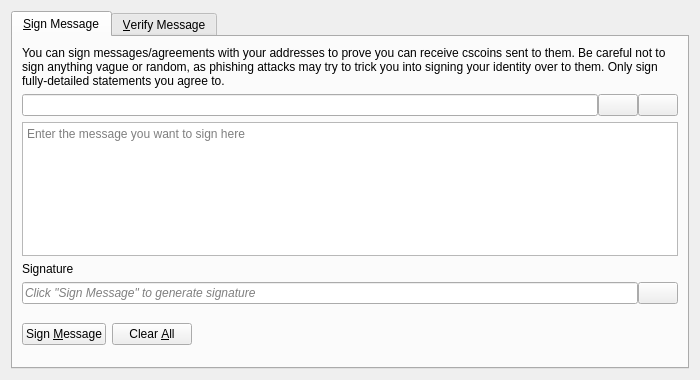
<?xml version="1.0" encoding="UTF-8"?>
<ui version="4.0">
 <class>SignVerifyMessageDialog</class>
 <widget class="QDialog" name="SignVerifyMessageDialog">
  <property name="geometry">
   <rect>
    <x>0</x>
    <y>0</y>
    <width>700</width>
    <height>380</height>
   </rect>
  </property>
  <property name="windowTitle">
   <string>Signatures - Sign / Verify a Message</string>
  </property>
  <property name="modal">
   <bool>true</bool>
  </property>
  <layout class="QVBoxLayout" name="verticalLayout">
   <item>
    <widget class="QTabWidget" name="tabWidget">
     <property name="currentIndex">
      <number>0</number>
     </property>
     <widget class="QWidget" name="tabSignMessage">
      <attribute name="title">
       <string>&amp;Sign Message</string>
      </attribute>
      <layout class="QVBoxLayout" name="verticalLayout_SM">
       <item>
        <widget class="QLabel" name="infoLabel_SM">
         <property name="text">
          <string>You can sign messages/agreements with your addresses to prove you can receive cscoins sent to them. Be careful not to sign anything vague or random, as phishing attacks may try to trick you into signing your identity over to them. Only sign fully-detailed statements you agree to.</string>
         </property>
         <property name="textFormat">
          <enum>Qt::PlainText</enum>
         </property>
         <property name="wordWrap">
          <bool>true</bool>
         </property>
        </widget>
       </item>
       <item>
        <layout class="QHBoxLayout" name="horizontalLayout_1_SM">
         <property name="spacing">
          <number>0</number>
         </property>
         <item>
          <widget class="QValidatedLineEdit" name="addressIn_SM">
           <property name="toolTip">
            <string>The CScoin address to sign the message with</string>
           </property>
          </widget>
         </item>
         <item>
          <widget class="QPushButton" name="addressBookButton_SM">
           <property name="toolTip">
            <string>Choose previously used address</string>
           </property>
           <property name="text">
            <string/>
           </property>
           <property name="icon">
            <iconset resource="../cscoin.qrc">
             <normaloff>:/icons/address-book</normaloff>:/icons/address-book</iconset>
           </property>
           <property name="shortcut">
            <string>Alt+A</string>
           </property>
           <property name="autoDefault">
            <bool>false</bool>
           </property>
          </widget>
         </item>
         <item>
          <widget class="QPushButton" name="pasteButton_SM">
           <property name="toolTip">
            <string>Paste address from clipboard</string>
           </property>
           <property name="text">
            <string/>
           </property>
           <property name="icon">
            <iconset resource="../cscoin.qrc">
             <normaloff>:/icons/editpaste</normaloff>:/icons/editpaste</iconset>
           </property>
           <property name="shortcut">
            <string>Alt+P</string>
           </property>
           <property name="autoDefault">
            <bool>false</bool>
           </property>
          </widget>
         </item>
        </layout>
       </item>
       <item>
        <widget class="QPlainTextEdit" name="messageIn_SM">
         <property name="toolTip">
          <string>Enter the message you want to sign here</string>
         </property>
         <property name="placeholderText">
          <string>Enter the message you want to sign here</string>
         </property>
        </widget>
       </item>
       <item>
        <widget class="QLabel" name="signatureLabel_SM">
         <property name="text">
          <string>Signature</string>
         </property>
         <property name="textFormat">
          <enum>Qt::PlainText</enum>
         </property>
        </widget>
       </item>
       <item>
        <layout class="QHBoxLayout" name="horizontalLayout_2_SM">
         <property name="spacing">
          <number>0</number>
         </property>
         <item>
          <widget class="QLineEdit" name="signatureOut_SM">
           <property name="placeholderText">
            <string>Click "Sign Message" to generate signature</string>
           </property>
           <property name="font">
            <font>
             <italic>true</italic>
            </font>
           </property>
           <property name="readOnly">
            <bool>true</bool>
           </property>
          </widget>
         </item>
         <item>
          <widget class="QPushButton" name="copySignatureButton_SM">
           <property name="toolTip">
            <string>Copy the current signature to the system clipboard</string>
           </property>
           <property name="text">
            <string/>
           </property>
           <property name="icon">
            <iconset resource="../cscoin.qrc">
             <normaloff>:/icons/editcopy</normaloff>:/icons/editcopy</iconset>
           </property>
           <property name="autoDefault">
            <bool>false</bool>
           </property>
          </widget>
         </item>
        </layout>
       </item>
       <item>
        <layout class="QHBoxLayout" name="horizontalLayout_3_SM">
         <item>
          <widget class="QPushButton" name="signMessageButton_SM">
           <property name="toolTip">
            <string>Sign the message to prove you own this CScoin address</string>
           </property>
           <property name="text">
            <string>Sign &amp;Message</string>
           </property>
           <property name="icon">
            <iconset resource="../cscoin.qrc">
             <normaloff>:/icons/edit</normaloff>:/icons/edit</iconset>
           </property>
           <property name="autoDefault">
            <bool>false</bool>
           </property>
          </widget>
         </item>
         <item>
          <widget class="QPushButton" name="clearButton_SM">
           <property name="toolTip">
            <string>Reset all sign message fields</string>
           </property>
           <property name="text">
            <string>Clear &amp;All</string>
           </property>
           <property name="icon">
            <iconset resource="../cscoin.qrc">
             <normaloff>:/icons/remove</normaloff>:/icons/remove</iconset>
           </property>
           <property name="autoDefault">
            <bool>false</bool>
           </property>
          </widget>
         </item>
         <item>
          <spacer name="horizontalSpacer_1_SM">
           <property name="orientation">
            <enum>Qt::Horizontal</enum>
           </property>
           <property name="sizeHint" stdset="0">
            <size>
             <width>40</width>
             <height>48</height>
            </size>
           </property>
          </spacer>
         </item>
         <item>
          <widget class="QLabel" name="statusLabel_SM">
           <property name="font">
            <font>
             <weight>75</weight>
             <bold>true</bold>
            </font>
           </property>
           <property name="text">
            <string/>
           </property>
           <property name="wordWrap">
            <bool>true</bool>
           </property>
          </widget>
         </item>
         <item>
          <spacer name="horizontalSpacer_2_SM">
           <property name="orientation">
            <enum>Qt::Horizontal</enum>
           </property>
           <property name="sizeHint" stdset="0">
            <size>
             <width>40</width>
             <height>48</height>
            </size>
           </property>
          </spacer>
         </item>
        </layout>
       </item>
      </layout>
     </widget>
     <widget class="QWidget" name="tabVerifyMessage">
      <attribute name="title">
       <string>&amp;Verify Message</string>
      </attribute>
      <layout class="QVBoxLayout" name="verticalLayout_VM">
       <item>
        <widget class="QLabel" name="infoLabel_VM">
         <property name="text">
          <string>Enter the receiver's address, message (ensure you copy line breaks, spaces, tabs, etc. exactly) and signature below to verify the message. Be careful not to read more into the signature than what is in the signed message itself, to avoid being tricked by a man-in-the-middle attack. Note that this only proves the signing party receives with the address, it cannot prove sendership of any transaction!</string>
         </property>
         <property name="textFormat">
          <enum>Qt::PlainText</enum>
         </property>
         <property name="alignment">
          <set>Qt::AlignLeading|Qt::AlignLeft|Qt::AlignTop</set>
         </property>
         <property name="wordWrap">
          <bool>true</bool>
         </property>
        </widget>
       </item>
       <item>
        <layout class="QHBoxLayout" name="horizontalLayout_1_VM">
         <property name="spacing">
          <number>0</number>
         </property>
         <item>
          <widget class="QValidatedLineEdit" name="addressIn_VM">
           <property name="toolTip">
            <string>The CScoin address the message was signed with</string>
           </property>
          </widget>
         </item>
         <item>
          <widget class="QPushButton" name="addressBookButton_VM">
           <property name="toolTip">
            <string>Choose previously used address</string>
           </property>
           <property name="text">
            <string/>
           </property>
           <property name="icon">
            <iconset resource="../cscoin.qrc">
             <normaloff>:/icons/address-book</normaloff>:/icons/address-book</iconset>
           </property>
           <property name="shortcut">
            <string>Alt+A</string>
           </property>
           <property name="autoDefault">
            <bool>false</bool>
           </property>
          </widget>
         </item>
        </layout>
       </item>
       <item>
        <widget class="QPlainTextEdit" name="messageIn_VM">
          <property name="toolTip">
            <string>The signed message to verify</string>
          </property>
          <property name="placeholderText">
            <string>The signed message to verify</string>
          </property>
        </widget>
       </item>
       <item>
        <widget class="QValidatedLineEdit" name="signatureIn_VM">
          <property name="toolTip">
            <string>The signature given when the message was signed</string>
          </property>
          <property name="placeholderText">
            <string>The signature given when the message was signed</string>
          </property>
        </widget>
       </item>
       <item>
        <layout class="QHBoxLayout" name="horizontalLayout_2_VM">
         <item>
          <widget class="QPushButton" name="verifyMessageButton_VM">
           <property name="toolTip">
            <string>Verify the message to ensure it was signed with the specified CScoin address</string>
           </property>
           <property name="text">
            <string>Verify &amp;Message</string>
           </property>
           <property name="icon">
            <iconset resource="../cscoin.qrc">
             <normaloff>:/icons/transaction_0</normaloff>:/icons/transaction_0</iconset>
           </property>
           <property name="autoDefault">
            <bool>false</bool>
           </property>
          </widget>
         </item>
         <item>
          <widget class="QPushButton" name="clearButton_VM">
           <property name="toolTip">
            <string>Reset all verify message fields</string>
           </property>
           <property name="text">
            <string>Clear &amp;All</string>
           </property>
           <property name="icon">
            <iconset resource="../cscoin.qrc">
             <normaloff>:/icons/remove</normaloff>:/icons/remove</iconset>
           </property>
           <property name="autoDefault">
            <bool>false</bool>
           </property>
          </widget>
         </item>
         <item>
          <spacer name="horizontalSpacer_1_VM">
           <property name="orientation">
            <enum>Qt::Horizontal</enum>
           </property>
           <property name="sizeHint" stdset="0">
            <size>
             <width>40</width>
             <height>48</height>
            </size>
           </property>
          </spacer>
         </item>
         <item>
          <widget class="QLabel" name="statusLabel_VM">
           <property name="font">
            <font>
             <weight>75</weight>
             <bold>true</bold>
            </font>
           </property>
           <property name="text">
            <string/>
           </property>
           <property name="wordWrap">
            <bool>true</bool>
           </property>
          </widget>
         </item>
         <item>
          <spacer name="horizontalSpacer_2_VM">
           <property name="orientation">
            <enum>Qt::Horizontal</enum>
           </property>
           <property name="sizeHint" stdset="0">
            <size>
             <width>40</width>
             <height>48</height>
            </size>
           </property>
          </spacer>
         </item>
        </layout>
       </item>
      </layout>
     </widget>
    </widget>
   </item>
  </layout>
 </widget>
 <customwidgets>
  <customwidget>
   <class>QValidatedLineEdit</class>
   <extends>QLineEdit</extends>
   <header>qt/qvalidatedlineedit.h</header>
  </customwidget>
 </customwidgets>
 <resources>
  <include location="../cscoin.qrc"/>
 </resources>
 <connections/>
</ui>
